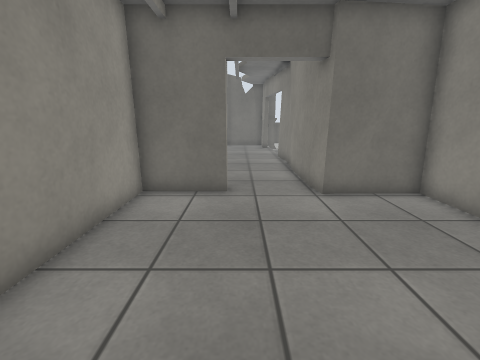
view 1 (above)

14 first-person views from a walk through a robot-simulator world made for Gazebo. The camera is 1.2 m above the floor, tilts 14° down and sees 90° across. The floor is counted in squares, 0.5 m on a side. Each view is taken from the middle of a square. On the plan, view 1 faces up. The plan holds only what a view shows up to about 16 squares ahead; the rest is blank. Surface patterns are stand-ins for the level's own textures.

view 2
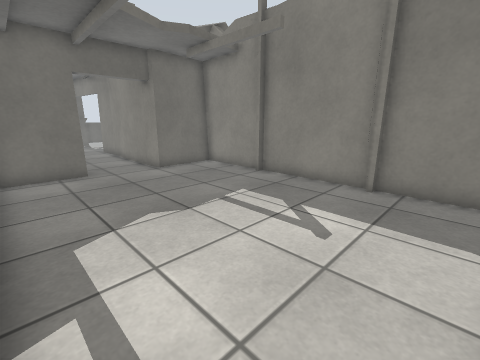

view 3
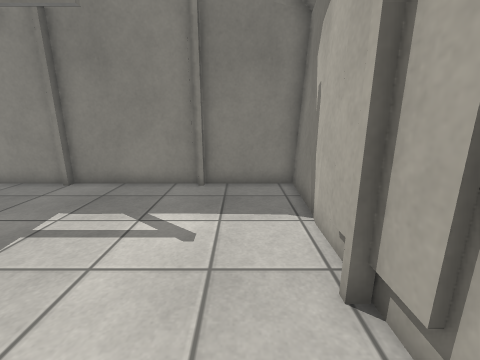

view 4
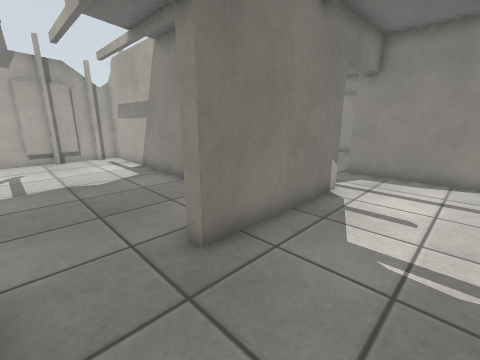

view 5
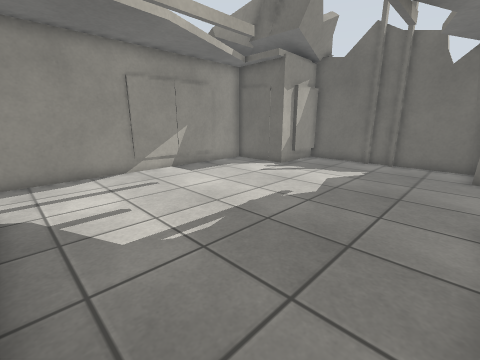

view 6
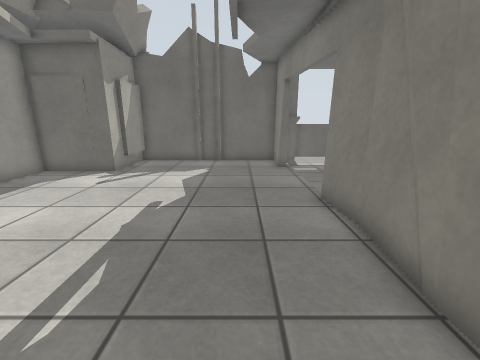

view 7
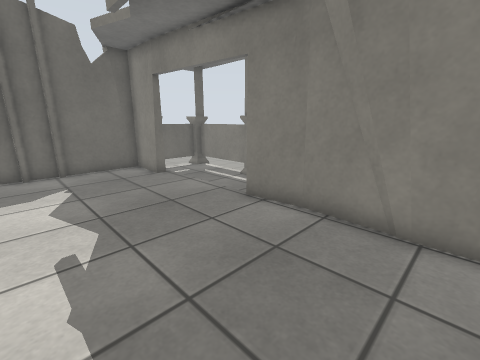

view 8
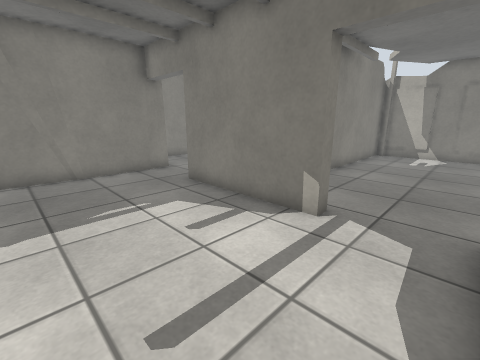

view 9
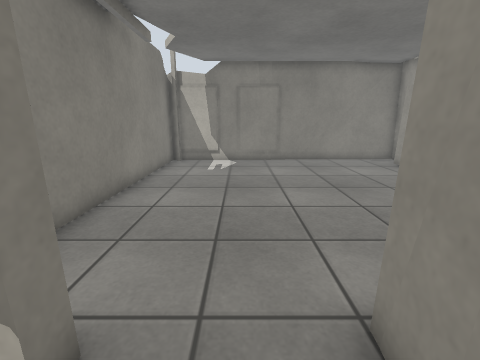

view 10
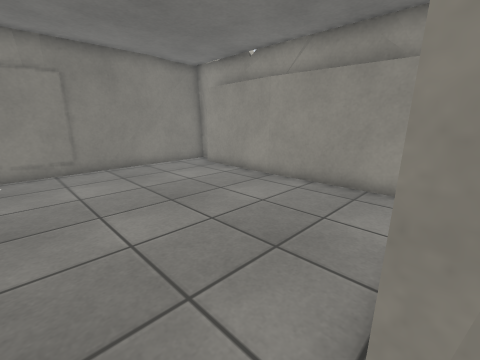

view 11
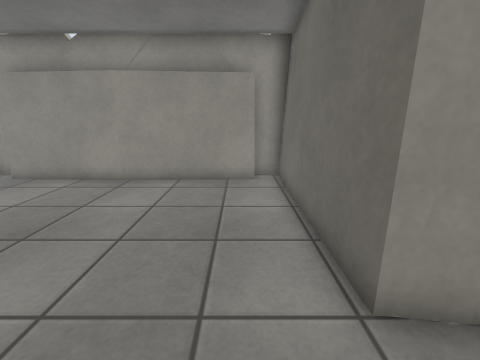

view 12
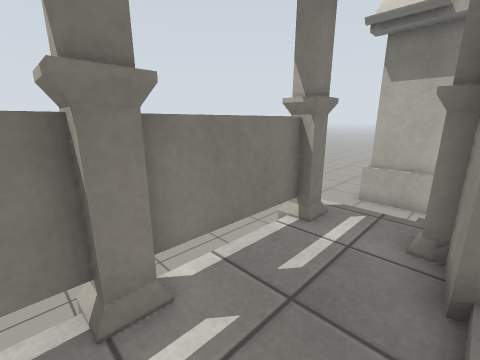

view 13
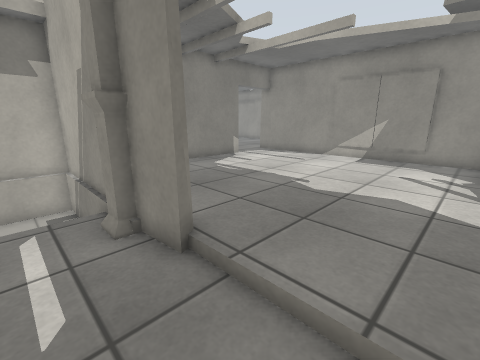

view 14
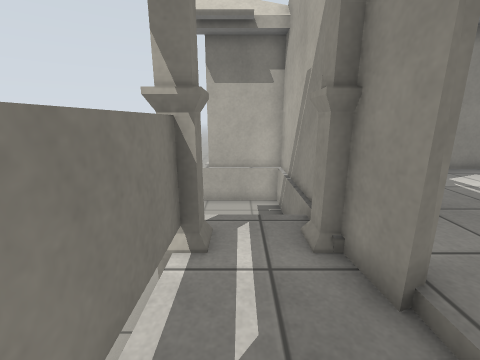

### Floor plan
Key: @ floor where view 1 was taken; # wall or solid block; x gap in a wall; . main floor; - floor 0.25 m lower than the main floor; v drop or lower ground.
Columns run from 18 left of view 1 to 6 right of it. Each row starts with its distance up from view 1.
 24             #########xvv#
 23             #.......#---v
 22             #.......#---v
 21         #####........---v
 20         #............---v
 19         #............---x
 18         #............---v
 17         #............---v
 16         #............#--v
 15         #............#--x
 14         #............#--x
 13         #............#vvv
 12         #............#
 11         #............#
 10         #............#vvv
  9         #............#vvv
  8 v########...######...####
  7  .............#.........#
  6  #............#.........#
  5  #............#.........#
  4  #............#.........#
  3  #............#.........#
  2  #............#.........#
  1  #............#.........#
  0  #............#...@.....#
 -1  #............#.........#
 -2  #............#.........#
 -3 v#............#.........#
 -4 #.............#.........#
 -5 #########################

Positions as (right, up) in squares from view 1, and headings:
1: (0, 0), facing up
2: (-3, -4), facing up-right
3: (-3, -3), facing right
4: (2, 12), facing down-left
5: (2, 9), facing up-left
6: (0, 9), facing up
7: (-3, 11), facing up-right
8: (-9, 14), facing down-right
9: (-8, 10), facing down
10: (-8, 8), facing down-left
11: (-7, 6), facing left
12: (3, 20), facing down-right
13: (5, 20), facing down-left
14: (5, 19), facing down
